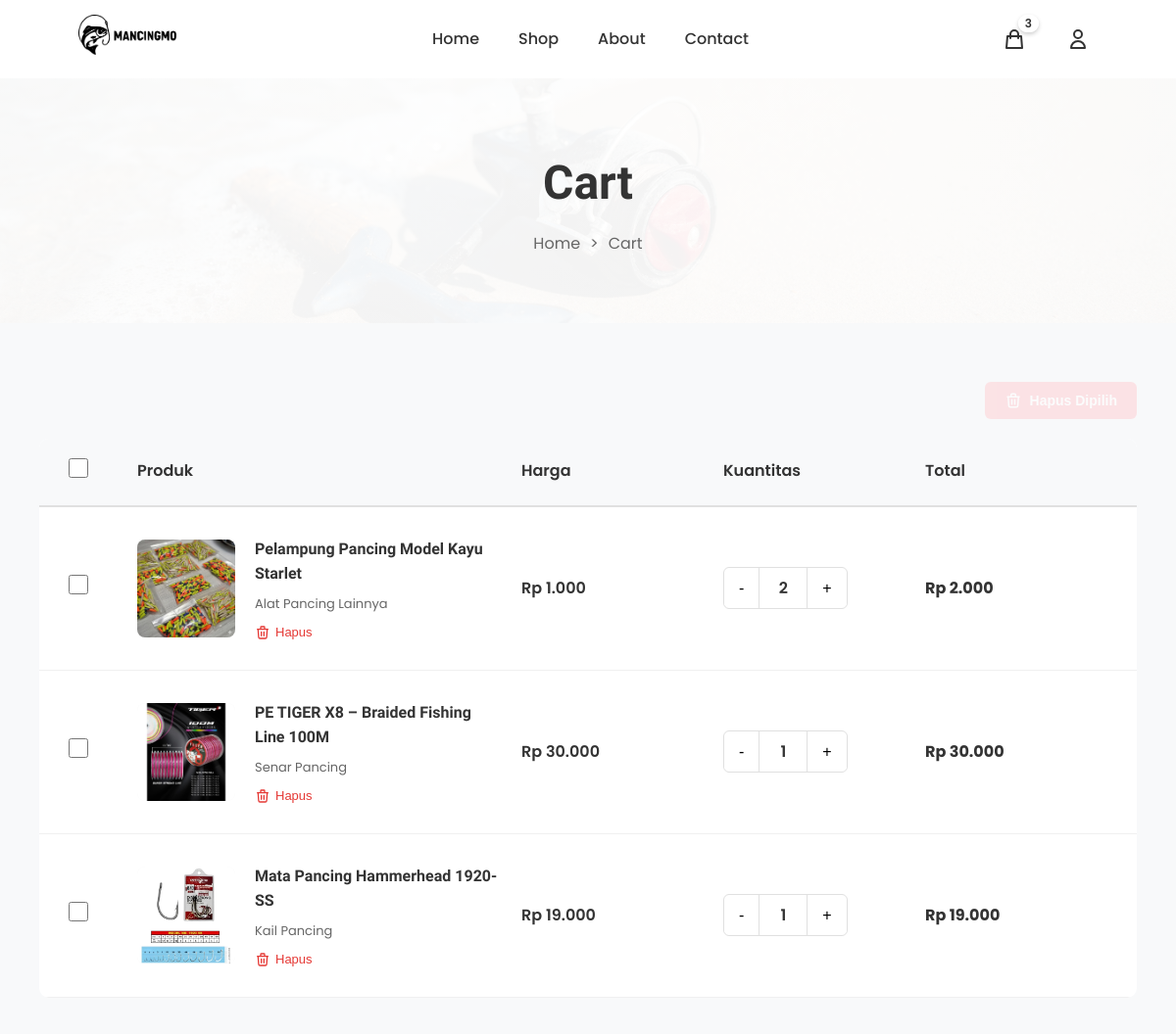
The app's page /cart/ (signed in, upper part), older data.
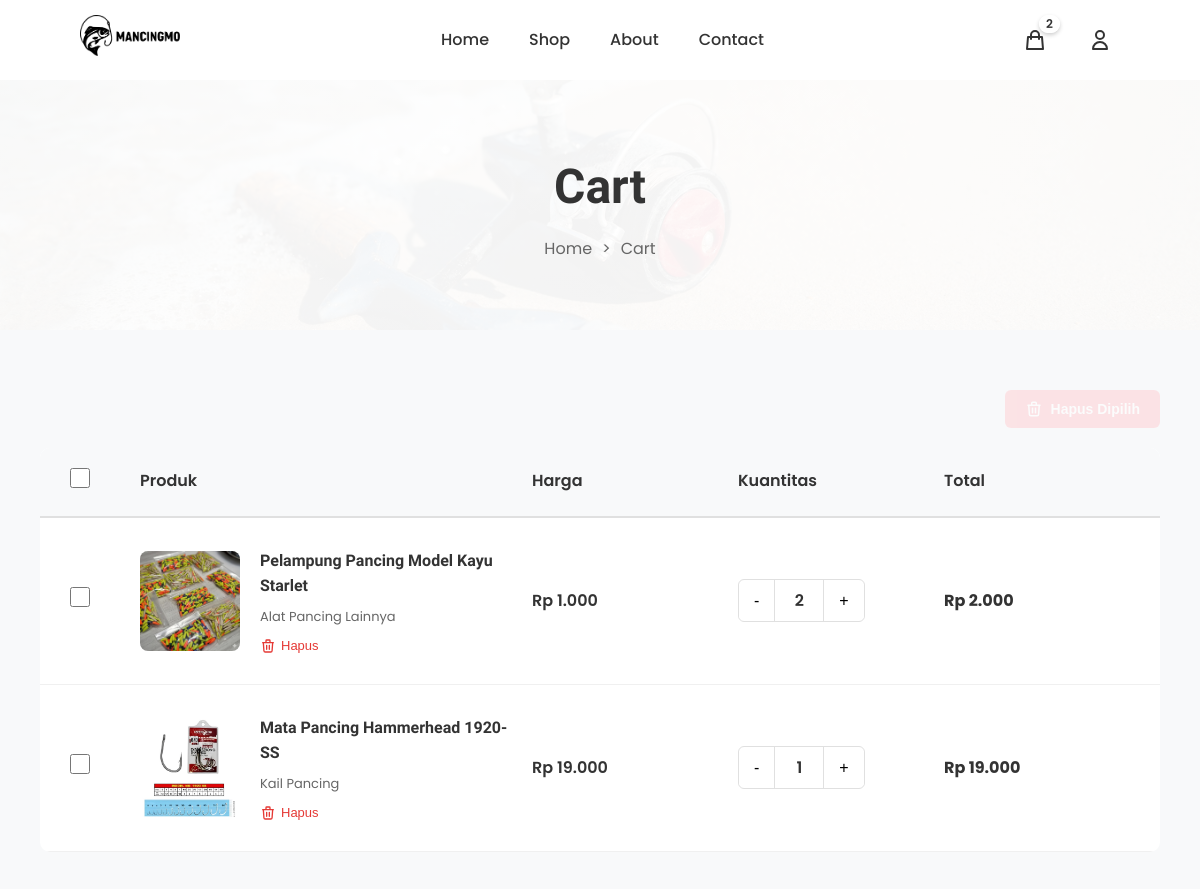
The same page, newer data.
### products/models.py (models this page shows, shortened)
class Cart(models.Model):
    user = models.OneToOneField(User, on_delete=models.CASCADE, related_name='cart', verbose_name="Pengguna")
    created_at = models.DateTimeField(auto_now_add=True, verbose_name="Dibuat Pada")
    updated_at = models.DateTimeField(auto_now=True, verbose_name="Diperbarui Pada")
    class Meta:
        verbose_name = "Keranjang"
        verbose_name_plural = "Keranjang"
        app_label = 'products'
    @property
    def unique_items_count(self):
        return self.items.count()
    def get_unique_items_count(self):
        return self.unique_items_count

class CartItem(models.Model):
    cart = models.ForeignKey(Cart, on_delete=models.CASCADE, related_name='items', verbose_name="Keranjang")
    product = models.ForeignKey(Product, on_delete=models.CASCADE, verbose_name="Produk")
    quantity = models.IntegerField(default=1, verbose_name="Jumlah")
    added_at = models.DateTimeField(auto_now_add=True, verbose_name="Ditambahkan Pada")
    class Meta:
        verbose_name = "Item Keranjang"
        verbose_name_plural = "Item Keranjang"
        unique_together = ('cart', 'product')
    @property
    def subtotal(self):
        return self.product.price * self.quantity
    def get_subtotal(self):
        return self.subtotal

class Product(models.Model):
    name = models.CharField(max_length=300, verbose_name="Nama Produk")
    slug = models.SlugField(unique=True, blank=True, verbose_name="Slug")
    description = models.TextField(verbose_name="Deskripsi")
    price = models.DecimalField(max_digits=10, decimal_places=0, verbose_name="Harga")
    category = models.ForeignKey(Category, on_delete=models.CASCADE, related_name='products', verbose_name="Kategori")
    stock = models.IntegerField(default=0, verbose_name="Stok")
    image = models.ImageField(upload_to='products/', blank=True, null=True, verbose_name="Gambar")
    is_active = models.BooleanField(default=True, verbose_name="Aktif")
    featured = models.BooleanField(default=False, verbose_name="Unggulan")
    created_at = models.DateTimeField(auto_now_add=True, verbose_name="Dibuat Pada")
    updated_at = models.DateTimeField(auto_now=True, verbose_name="Diperbarui Pada")
    class Meta:
        verbose_name = "Produk"
        verbose_name_plural = "Produk"
        ordering = ['-created_at']
        app_label = 'products'

class Category(models.Model):
    name = models.CharField(max_length=200, verbose_name="Nama Kategori")
    slug = models.SlugField(unique=True, blank=True, verbose_name="Slug")
    description = models.TextField(blank=True, verbose_name="Deskripsi")
    created_at = models.DateTimeField(auto_now_add=True, verbose_name="Dibuat Pada")
    class Meta:
        verbose_name = "Kategori"
        verbose_name_plural = "Kategori"
        ordering = ['name']
        app_label = 'products'

### products/views.py (the view)
# urls.py: path('cart/', views.cart, name='cart'),
@login_required
def cart(request):
    cart, created = Cart.objects.get_or_create(user=request.user)
    cart_items = cart.items.select_related('product').all()
    context = {
        'cart': cart,
        'cart_items': cart_items,
    }
    return render(request, 'cart.html', context)

### products/templatetags/currency_filters.py (called while the page is built)
@register.filter
def format_currency(value):
    try:
        value = int(value)
        return f"{value:,}".replace(",", ".")
    except (ValueError, TypeError):
        return value

### templates/cart.html (shortened to what this page needs)
{% extends 'base.html' %}
{% load static %}
{% load currency_filters %}
{% block extra_css %}
<link rel="stylesheet" href="{% static 'css/cart.css' %}">
{% endblock %}
{% block content %}
<section class="page-hero">
    <h1 class="page-title">Cart</h1>
    <div class="breadcrumb">
        <a href="{% url 'home' %}">Home</a>
        <span>></span>
        <span>Cart</span>
    </div>
</section>
<section class="cart-container">
    {% if cart_items %}
    <div class="cart-actions">
        <button type="button" class="btn-delete-selected" id="delete-selected-btn" onclick="deleteSelectedItems()" disabled>
            <svg fill="none" stroke="currentColor" viewBox="0 0 24 24">
                <path stroke-linecap="round" stroke-linejoin="round" stroke-width="2" d="M19 7l-.867 12.142A2 2 0 0116.138 21H7.862a2 2 0 01-1.995-1.858L5 7m5 4v6m4-6v6m1-10V4a1 1 0 00-1-1h-4a1 1 0 00-1 1v3M4 7h16"/>
            </svg>
        </button>
    </div>
    <div class="cart-table">
        <div class="table-header">
            <div>
                <input type="checkbox" id="select-all-checkbox" onchange="toggleSelectAll(this)">
            </div>
            <div>Produk</div>
            <div>Harga</div>
            <div>Kuantitas</div>
            <div>Total</div>
        </div>
        {% for item in cart_items %}
        <div class="cart-item" data-item-id="{{ item.id }}">
            <div>
                <input type="checkbox" class="item-checkbox"
                       data-item-id="{{ item.id }}"
                       data-price="{{ item.product.price|floatformat:0 }}"
                       data-quantity="{{ item.quantity }}"
                       data-subtotal="{{ item.get_subtotal|floatformat:0 }}"
                       onchange="updateCartSummary()">
            </div>
            <div class="item-details">
                <div class="item-image">
                    {% if item.product.image %}
                    <img src="{{ item.product.image.url }}" alt="{{ item.product.name }}">
                    {% else %}
                    <img src="{% static 'image/no-image.png' %}" alt="No Image">
                    {% endif %}
                </div>
                <div class="item-info">
                    <h3>{{ item.product.name }}</h3>
                    <div class="item-variant">{{ item.product.category.name }}</div>
                    <div class="item-actions">
                        <form method="post" action="{% url 'remove_from_cart' item.id %}" style="display: inline;">
                            <button type="submit" class="action-btn" onclick="return confirm('Hapus produk ini dari keranjang?')">
                                <svg fill="none" stroke="currentColor" viewBox="0 0 24 24">
                                    <path stroke-linecap="round" stroke-linejoin="round" stroke-width="2" d="M19 7l-.867 12.142A2 2 0 0116.138 21H7.862a2 2 0 01-1.995-1.858L5 7m5 4v6m4-6v6m1-10V4a1 1 0 00-1-1h-4a1 1 0 00-1 1v3M4 7h16"/>
                                </svg>
                                Hapus
                            </button>
                        </form>
                    </div>
                </div>
            </div>
            <div class="item-price">
                Rp {{ item.product.price|format_currency }}
            </div>
            <div class="item-quantity">
                <button class="qty-btn" onclick="updateQuantity({{ item.id }}, 'decrease')">-</button>
                <span class="qty-display" id="qty-{{ item.id }}">{{ item.quantity }}</span>
                <button class="qty-btn" onclick="updateQuantity({{ item.id }}, 'increase')">+</button>
            </div>
            <div class="item-total" id="subtotal-{{ item.id }}">
                Rp {{ item.get_subtotal|format_currency }}
            </div>
        </div>
        {% endfor %}
    </div>
    {% endif %}
</section>
{% endblock %}

### templates/includes/header.html (shortened to what this page needs)
{% load static %}
<nav>
    <div class="logo">
        <a href="{% url 'home' %}">
            <img src="{% static 'image/logo mancingmo.png' %}" alt="MancingMo Logo">
        </a>
    </div>
    <ul class="nav-links">
        <li><a href="{% url 'home' %}">Home</a></li>
        <li><a href="{% url 'shop' %}">Shop</a></li>
        <li><a href="{% url 'about' %}">About</a></li>
        <li><a href="{% url 'contact' %}">Contact</a></li>
    </ul>
    <div class="nav-icons">
        <a href="{% url 'cart' %}" class="icon-link cart-icon-wrapper">
            <svg fill="none" stroke="currentColor" viewBox="0 0 24 24">
                <path stroke-linecap="round" stroke-linejoin="round" stroke-width="2" d="M16 11V7a4 4 0 00-8 0v4M5 9h14l1 12H4L5 9z"/>
            </svg>
            {% if user.is_authenticated %}
                {% if user.cart.get_unique_items_count > 0 %}
                <span class="cart-badge" id="cartBadge">{{ user.cart.get_unique_items_count }}</span>
                {% else %}
                <span class="cart-badge" id="cartBadge" style="display: none;"></span>
                {% endif %}
            {% endif %}
        </a>
        {% if user.is_authenticated %}
        <div class="user-menu">
            <button class="user-btn">
                <svg fill="none" stroke="currentColor" viewBox="0 0 24 24">
                    <path stroke-linecap="round" stroke-linejoin="round" stroke-width="2" d="M16 7a4 4 0 11-8 0 4 4 0 018 0zM12 14a7 7 0 00-7 7h14a7 7 0 00-7-7z"/>
                </svg>
            </button>
        </div>
        {% endif %}
    </div>
</nav>

Row changes from the older to the newer data that the page shows:
removed CartItem: product.image (picture), product.name "PE TIGER X8 – Braided Fishing Line 100M", product.category.name "Senar Pancing", product.price "30.000", quantity "1", get_subtotal "30.000"
Text that changed along with them:
{{ user.cart.get_unique_items_count }}: "3" → "2"
